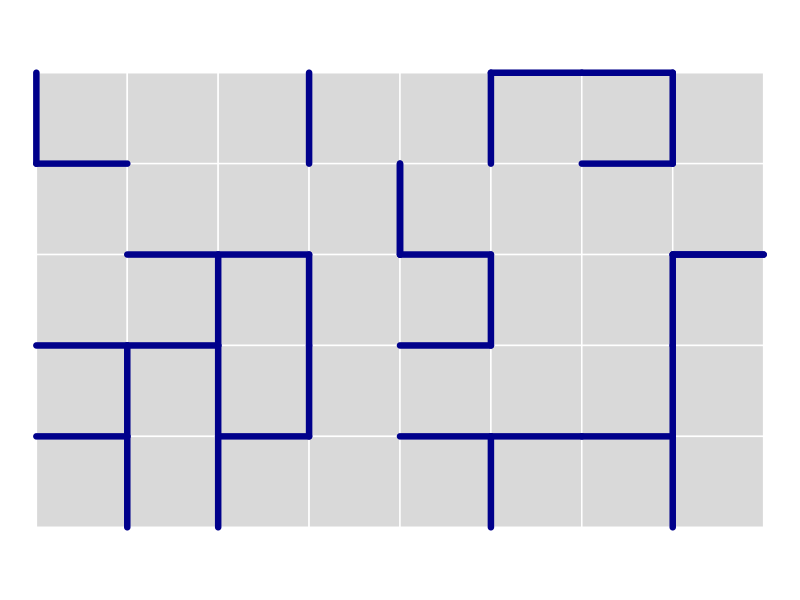
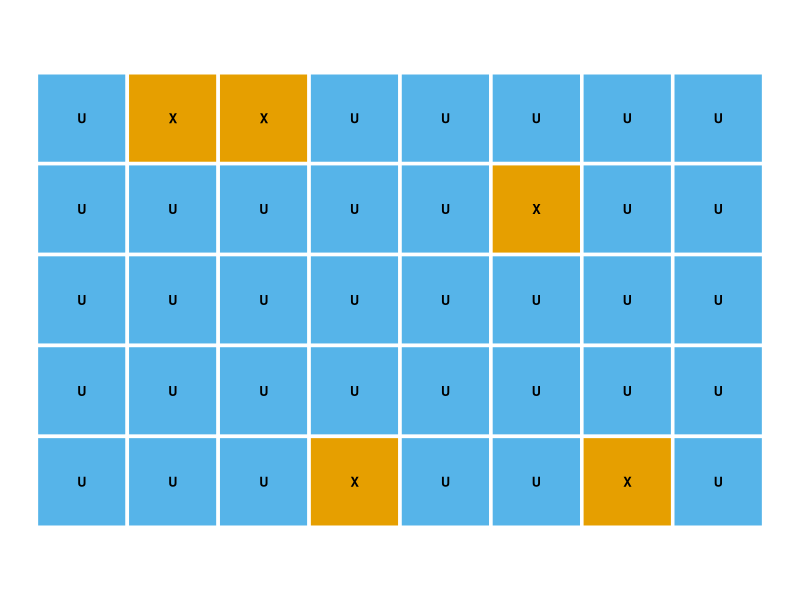
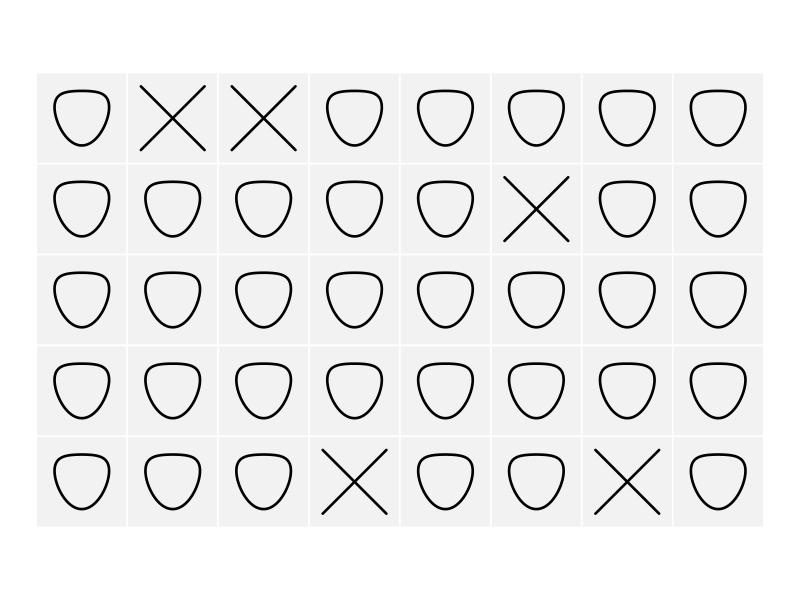
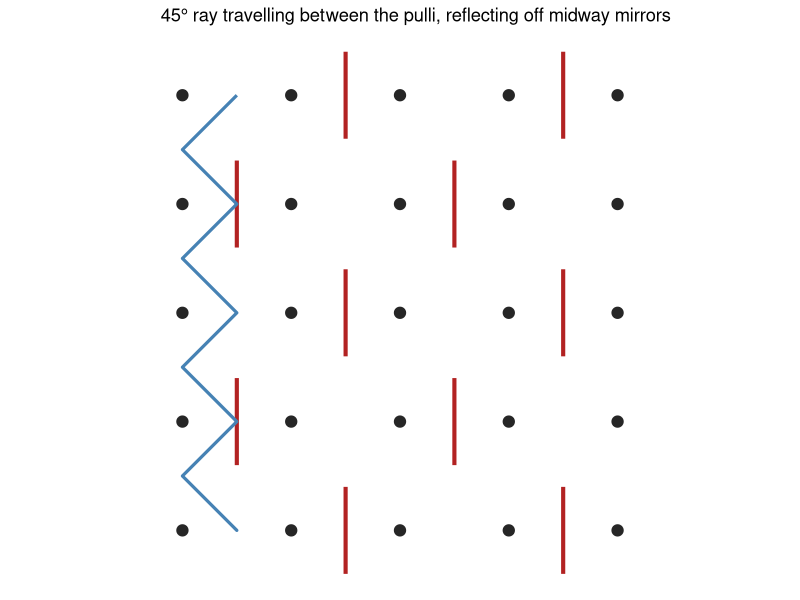

The R script that drew these images, in order:
## ---- chunk 1
#| label: fig-getting-close
#| fig-show: hold
#| fig-cap:
#|  - Mirror-location matrix
#|  - Shape matrix
#|  - Composite Mirror Curve with shapes
#| layout-ncol: 3
#| code-fold: true
#| 
# ============================================================
# Mirror Squares: mirror locations, shapes, and adjacency
#
# Each cell can have mirrors on its:
#   t = top
#   r = right
#   b = bottom
#   l = left
#
# A cell’s mirror code may contain one or more letters:
#   ""      = no mirrors
#   "t"     = top mirror only
#   "tr"    = top and right mirrors
#   "tblr"  = mirrors on all four edges
#
# IMPORTANT:
# Mirrors reflect BACK INTO THE CELL.
# A mirror shared by two neighboring cells is one physical mirror,
# but each cell experiences it as an inward-facing mirror.
#
# For example, the mirror between cell (r, c) and cell (r, c + 1):
#   - is the RIGHT mirror of cell (r, c)
#   - is the LEFT mirror of cell (r, c + 1)
#
# Therefore, the adjacency matrix is symmetric:
#   if cell i shares a mirror with cell j,
#   then cell j shares a mirror with cell i.
# ============================================================

# Install this package once if needed:
# install.packages("tidyverse")

library(tidyverse)

# ------------------------------------------------------------
# 1. Choose the grid size
# ------------------------------------------------------------
# m and n must be relatively prime:
# their greatest common divisor must be 1.

m <- 5
n <- 8

# A small function to calculate the greatest common divisor (GCD).
# It uses the Euclidean algorithm.

gcd <- function(a, b) {
  while (b != 0) {
    remainder <- a %% b
    a <- b
    b <- remainder
  }
  return(abs(a))
}

if (gcd(m, n) != 1) {
  stop("m and n must be relatively prime. Try another pair, such as 5 and 8.")
}

# ------------------------------------------------------------
# 2. Define the shape vocabulary
# ------------------------------------------------------------
# These are the five possible visual outcomes.

shape_names <- c("X", "U", "C_left", "C_right", "O")

# ------------------------------------------------------------
# 3. Define the functional mapping
# ------------------------------------------------------------
# *** PROVISIONAL MAPPING ***
#
# This rule will be refined once you specify exactly which
# mirror configurations produce which shapes.
#
# Current provisional logic:
#
#   0 mirrors            -> X
#   1 mirror             -> U
#   2 opposite mirrors   -> C_left or C_right
#   2 adjacent mirrors   -> C_left (placeholder)
#   3 mirrors            -> C_right (placeholder)
#   4 mirrors            -> O

configuration_to_shape <- function(mirror_code) {

  has_top <- str_detect(mirror_code, "t")
  has_right <- str_detect(mirror_code, "r")
  has_bottom <- str_detect(mirror_code, "b")
  has_left <- str_detect(mirror_code, "l")

  number_of_mirrors <- nchar(mirror_code)

  if (number_of_mirrors == 0) {
    return("X")
  }

  if (number_of_mirrors == 1) {
    return("U")
  }

  if (number_of_mirrors == 2) {

    # Opposite mirrors: left and right
    if (has_left & has_right) {
      return("C_left")
    }

    # Opposite mirrors: top and bottom
    if (has_top & has_bottom) {
      return("C_right")
    }

    # Adjacent mirrors: temporary placeholder
    return("C_left")
  }

  if (number_of_mirrors == 3) {
    return("C_right")
  }

  if (number_of_mirrors == 4) {
    return("O")
  }
}

# ------------------------------------------------------------
# 4. Create the mirror-location matrix
# ------------------------------------------------------------
# Each entry records which edges of a cell have mirrors:
#
#   ""      = no mirrors
#   "t"     = top
#   "r"     = right
#   "b"     = bottom
#   "l"     = left
#   "tr"    = top and right
#   "tblr"  = all four edges
#
# To supply your own mirror matrix later, replace this block
# with a matrix containing these codes.

set.seed(2026)  # Makes the random result repeatable; remove for a new pattern

possible_edges <- c("", "t", "r", "b", "l")

mirror_matrix <- matrix(
  sample(possible_edges, size = m * n, replace = TRUE),
  nrow = m,
  ncol = n,
  byrow = TRUE
)

# ------------------------------------------------------------
# 5. Create the shape matrix
# ------------------------------------------------------------
# Apply the same rule independently to every cell.
#
# Each mirror reflects BACK INTO ITS OWN CELL.
# Therefore, a cell’s shape is calculated from its own
# inward-facing mirror configuration.

shape_matrix <- matrix(
  NA_character_,
  nrow = m,
  ncol = n
)

for (row in 1:m) {
  for (column in 1:n) {

    mirror_code <- mirror_matrix[row, column]
    shape_matrix[row, column] <- configuration_to_shape(mirror_code)
  }
}

# ------------------------------------------------------------
# 6. Convert the shape matrix to tidy data for the labeled plot
# ------------------------------------------------------------
# ggplot works most easily with one row per square.

shape_data <- expand.grid(
  row = 1:m,
  column = 1:n
)

shape_data$shape <- as.vector(shape_matrix)

# ------------------------------------------------------------
# 7. Define the geometry of each shape
# ------------------------------------------------------------
# Each function returns a data frame of x and y coordinates
# inside a unit square, where:
#
#   x = 0 is the left edge
#   x = 1 is the right edge
#   y = 0 is the bottom edge
#   y = 1 is the top edge
#
# These coordinates will later be shifted into the correct cell.

# X: two crossing diagonals
shape_path_X <- function() {

  tibble(
    x = c(0.15, 0.85, NA, 0.15, 0.85),
    y = c(0.15, 0.85, NA, 0.85, 0.15)
  )
}

# U: a closed teardrop-like shape.
# The two limbs of a U join together at the top.

shape_path_U <- function() {

  theta <- seq(0, 2 * pi, length.out = 200)

  tibble(
    x = 0.5 + 0.30 * sin(theta),
    y = 0.5 + 0.30 * cos(theta) - 0.12 * sin(theta)^2
  )
}

# C_left: a broad open C connecting the midpoints
# of the top and bottom sides, opening to the left.

shape_path_C_left <- function() {

  theta <- seq(-pi / 2, pi / 2, length.out = 200)

  tibble(
    x = 0.5 + 0.35 * cos(theta),
    y = 0.5 + 0.40 * sin(theta)
  )
}

# C_right: a broad open C connecting the midpoints
# of the top and bottom sides, opening to the right.

shape_path_C_right <- function() {

  theta <- seq(pi / 2, 3 * pi / 2, length.out = 200)

  tibble(
    x = 0.5 + 0.35 * cos(theta),
    y = 0.5 + 0.40 * sin(theta)
  )
}

# O: a closed circle.

shape_path_O <- function() {

  theta <- seq(0, 2 * pi, length.out = 200)

  tibble(
    x = 0.5 + 0.30 * cos(theta),
    y = 0.5 + 0.30 * sin(theta)
  )
}

# Return the correct path for a given shape name.

shape_path <- function(shape) {

  if (shape == "X") {
    return(shape_path_X())
  }

  if (shape == "U") {
    return(shape_path_U())
  }

  if (shape == "C_left") {
    return(shape_path_C_left())
  }

  if (shape == "C_right") {
    return(shape_path_C_right())
  }

  if (shape == "O") {
    return(shape_path_O())
  }
}

# ------------------------------------------------------------
# 8. Convert the shape matrix into drawable paths
# ------------------------------------------------------------
# Each cell is centered at (column, row).
# The local shape coordinates are shifted into place.

shape_draw_data <- expand.grid(
  row = 1:m,
  column = 1:n
)

shape_draw_data$shape <- as.vector(shape_matrix)

shape_draw_data <- shape_draw_data |>
  rowwise() |>
  mutate(
    path = list(shape_path(shape))
  ) |>
  unnest(path) |>
  mutate(
    x = x - 0.5 + column,
    y = y - 0.5 + row,
    cell_id = paste(row, column, sep = "_")
  )

# ------------------------------------------------------------
# 9. Build the symmetric adjacency matrix
# ------------------------------------------------------------
# Each cell is a node in an undirected network.
#
# A mirror is a shared boundary between two neighboring cells.
# Because it reflects back into both cells, it creates one
# undirected connection between them.
#
# For example:
#   a top mirror at cell (r, c) connects:
#     cell (r, c) <-> cell (r - 1, c)
#
#   a right mirror at cell (r, c) connects:
#     cell (r, c) <-> cell (r, c + 1)
#
# The adjacency matrix is symmetric:
#   adjacency_matrix[current_node, target_node] <- 1
#   adjacency_matrix[target_node, current_node] <- 1
#
# A mirror on the outer boundary of the grid has no neighboring
# cell beyond it, so it does not create an adjacency-matrix edge.

make_adjacency_matrix <- function(mirror_matrix) {

  number_of_nodes <- m * n

  adjacency_matrix <- matrix(
    0,
    nrow = number_of_nodes,
    ncol = number_of_nodes
  )

  for (row in 1:m) {
    for (column in 1:n) {

      current_node <- (row - 1) * n + column
      mirror_code <- mirror_matrix[row, column]

      mirror_directions <- str_split(mirror_code, "")[[1]]

      for (direction in mirror_directions) {

        target_row <- row
        target_column <- column

        if (direction == "t") {
          target_row <- row - 1
        }

        if (direction == "r") {
          target_column <- column + 1
        }

        if (direction == "b") {
          target_row <- row + 1
        }

        if (direction == "l") {
          target_column <- column - 1
        }

        if (
          target_row >= 1 &
          target_row <= m &
          target_column >= 1 &
          target_column <= n
        ) {

          target_node <- (target_row - 1) * n + target_column

          adjacency_matrix[current_node, target_node] <- 1
          adjacency_matrix[target_node, current_node] <- 1
        }
      }
    }
  }

  return(adjacency_matrix)
}

adjacency_matrix <- make_adjacency_matrix(mirror_matrix)

# ------------------------------------------------------------
# 10. Convert mirror locations into edge coordinates
# ------------------------------------------------------------
# Each cell is centered at (column, row).
# Its edges sit halfway between the cell center and neighboring cells.

make_mirror_edge_data <- function(mirror_matrix) {

  edge_data <- expand.grid(
    row = 1:m,
    column = 1:n
  )

  edge_data$mirror_code <- as.vector(mirror_matrix)

  edge_data <- edge_data |>
    mutate(
      edge = str_split(mirror_code, "")
    ) |>
    unnest(edge) |>
    filter(edge != "")

  edge_data <- edge_data |>
    mutate(
      x = case_when(
        edge == "l" ~ column - 0.5,
        edge == "r" ~ column + 0.5,
        .default = column - 0.5
      ),
      xend = case_when(
        edge == "l" ~ column - 0.5,
        edge == "r" ~ column + 0.5,
        .default = column + 0.5
      ),
      y = case_when(
        edge == "t" ~ row + 0.5,
        edge == "b" ~ row - 0.5,
        .default = row - 0.5
      ),
      yend = case_when(
        edge == "t" ~ row + 0.5,
        edge == "b" ~ row - 0.5,
        .default = row + 0.5
      )
    )

  return(edge_data)
}

mirror_edge_data <- make_mirror_edge_data(mirror_matrix)

# ------------------------------------------------------------
# 11. Plot the mirror-location matrix
# ------------------------------------------------------------
# Grey squares show the cells.
# Dark-blue lines show which edges contain mirrors.

mirror_plot <- ggplot() +
  geom_tile(
    data = expand.grid(row = 1:m, column = 1:n),
    aes(x = column, y = row),
    fill = "grey85",
    color = "white",
    linewidth = 0.5
  ) +
  geom_segment(
    data = mirror_edge_data,
    aes(
      x = x,
      y = y,
      xend = xend,
      yend = yend
    ),
    color = "darkblue",
    linewidth = 2.2,
    lineend = "round"
  ) +
  scale_x_continuous(breaks = 1:n) +
  scale_y_reverse(breaks = 1:m) +
  # labs(
  #   title = "Mirror-location matrix",
  #   subtitle = "Grey cells with dark-blue mirror edges",
  #   x = "Column",
  #   y = "Row"
  # ) +
  coord_equal() +
  theme_void() +
  theme(
    axis.text = element_blank(),
    axis.ticks = element_blank(),
    panel.grid = element_blank()
  )

print(mirror_plot)

# ------------------------------------------------------------
# 12. Plot the labeled shape matrix
# ------------------------------------------------------------
# *** RESTORED SECTION ***
#
# This is the separate tile plot that shows which shape
# is in each cell, using colored tiles and text labels.

shape_label_plot <- ggplot(
  shape_data,
  aes(x = column, y = row, fill = shape)
) +
  geom_tile(color = "white", linewidth = 1.2) +
  geom_text(aes(label = shape), size = 3.2, fontface = "bold", show.legend = FALSE) +
  scale_y_reverse() +
  scale_fill_manual(guide="none",
    values = c(
      "X" = "#E69F00",
      "U" = "#56B4E9",
      "C_left" = "#009E73",
      "C_right" = "#CC79A7",
      "O" = "#000000"
    )
  ) +
  # labs(
  #   title = "Shape matrix",
  #   subtitle = "Each cell’s shape is determined by its inward-facing mirrors",
  #   x = "Column",
  #   y = "Row",
  #   fill = "Shape"
  # ) +
  coord_equal() +
  theme_void() +
  theme(
    axis.text = element_blank(),
    axis.ticks = element_blank(),
    panel.grid = element_blank()
  )

print(shape_label_plot)

# ------------------------------------------------------------
# 13. Plot the drawn shape matrix
# ------------------------------------------------------------
# This separate plot shows the actual geometric shapes
# inside each cell.

shape_draw_plot <- ggplot() +
  geom_tile(
    data = expand.grid(row = 1:m, column = 1:n),
    aes(x = column, y = row),
    fill = "grey95",
    color = "white",
    linewidth = 0.5
  ) +
  geom_path(
    data = shape_draw_data,
    aes(
      x = x,
      y = y,
      group = cell_id
    ),
    color = "black",
    linewidth = 0.9,
    lineend = "round",
    linejoin = "round"
  ) +
  scale_x_continuous(breaks = 1:n) +
  scale_y_reverse(breaks = 1:m) +
  # labs(
  #   title = "Drawn shape matrix",
  #   subtitle = "Geometric interpretation of each cell’s shape",
  #   x = "Column",
  #   y = "Row"
  # ) +
  theme_void() +
  theme(
    axis.text = element_blank(),
    axis.ticks = element_blank(),
    panel.grid = element_blank()
  ) + 
  coord_equal()

print(shape_draw_plot)

# ------------------------------------------------------------
# 14. Inspect the adjacency matrix
# ------------------------------------------------------------
# This is a square, symmetric matrix.
#
# A 1 means: “these two neighboring cells share a mirror.”
# A 0 means: “there is no shared mirror between these cells.”

# print(adjacency_matrix)

# Check that the matrix is symmetric.
# This should return TRUE.

# all(adjacency_matrix == t(adjacency_matrix))

# ------------------------------------------------------------
# 15. Optional: save the plots and adjacency matrix
# ------------------------------------------------------------
# ggsave("mirror_matrix.png", mirror_plot, width = 10, height = 7, dpi = 300)
# ggsave("shape_label_matrix.png", shape_label_plot, width = 10, height = 7, dpi = 300)
# ggsave("shape_draw_matrix.png", shape_draw_plot, width = 10, height = 7, dpi = 300)
# write.csv(adjacency_matrix, "adjacency_matrix.csv", row.names = FALSE)
# 
## ---- chunk 2
#| label: mirror-matrix-ray
#| echo: true
#| fig-width: 7
#| fig-height: 7

library(ggplot2)

# Mirror Indicator Matrix
#  1 = vertical mirror,  -1 = horizontal mirror,  2 = both,  0 = empty
M <- matrix(
  c(0,  1,  0,  1,  0,
    1,  0,  1,  0,  1,
    0,  1,  0,  1,  0,
    1,  0,  1,  0,  1,
    0,  1,  0,  1,  0),
  nrow = 5, byrow = TRUE
)

rows <- nrow(M)
cols <- ncol(M)

# Dots (pulli) at integer locations
dots <- expand.grid(x = 0:(cols - 1), y = 0:(rows - 1))

# Mirrors placed midway between dots
mirrors <- data.frame()
for (i in 1:rows) {
  for (j in 1:cols) {
    val <- M[i, j]
    # vertical mirror between this column and the next, centred on the row
    if ((val == 1 || val == 2) && j < cols) {
      mx <- j - 0.5
      my <- rows - i
      mirrors <- rbind(mirrors, data.frame(
        x = mx, y = my - 0.4, xend = mx, yend = my + 0.4, type = "V"
      ))
    }
    # horizontal mirror between this row and the next, centred on the column
    if ((val == -1 || val == 2) && i < rows) {
      mx <- j - 1
      my <- rows - i - 0.5
      mirrors <- rbind(mirrors, data.frame(
        x = mx - 0.4, y = my, xend = mx + 0.4, yend = my, type = "H"
      ))
    }
  }
}

# ---- 45-degree ray tracer that stays between the dots ----
trace_ray <- function(M, max_steps = 400) {
  rows <- nrow(M); cols <- ncol(M)
  x <- 0.5; y <- 0.0
  dx <- 1; dy <- 1
  path <- data.frame(x = x, y = y)
  
  for (s in 1:max_steps) {
    nx <- x + dx * 0.5
    ny <- y + dy * 0.5
    
    # outer walls
    if (nx < 0 || nx > cols - 1) dx <- -dx
    if (ny < 0 || ny > rows - 1) dy <- -dy
    nx <- x + dx * 0.5
    ny <- y + dy * 0.5
    
    # vertical mirror crossing
    if (abs(nx - round(nx)) < 1e-6 && dx != 0) {
      cj <- round(nx) + 1
      ri <- round(ny) + 1
      if (ri >= 1 && ri <= rows && cj >= 1 && cj <= cols) {
        if (M[ri, cj] == 1 || M[ri, cj] == 2) dx <- -dx
      }
    }
    # horizontal mirror crossing
    if (abs(ny - round(ny)) < 1e-6 && dy != 0) {
      ri <- round(ny) + 1
      cj <- round(nx) + 1
      if (ri >= 1 && ri <= rows && cj >= 1 && cj <= cols) {
        if (M[ri, cj] == -1 || M[ri, cj] == 2) dy <- -dy
      }
    }
    
    x <- x + dx * 0.5
    y <- y + dy * 0.5
    path <- rbind(path, data.frame(x = x, y = y))
    
    if (s > 10 && abs(x - path$x[1]) < 0.1 && abs(y - path$y[1]) < 0.1) break
  }
  path$y <- rows - 1 - path$y
  path
}

path_df <- trace_ray(M)

ggplot() +
  geom_point(data = dots, aes(x, y), size = 3.5, colour = "grey15") +
  geom_segment(data = mirrors, aes(x, y, xend = xend, yend = yend),
               colour = "firebrick", linewidth = 1.4) +
  geom_path(data = path_df, aes(x, y), colour = "steelblue", linewidth = 1.1) +
  coord_equal() +
  theme_void() +
  labs(title = "45° ray travelling between the pulli, reflecting off midway mirrors")
